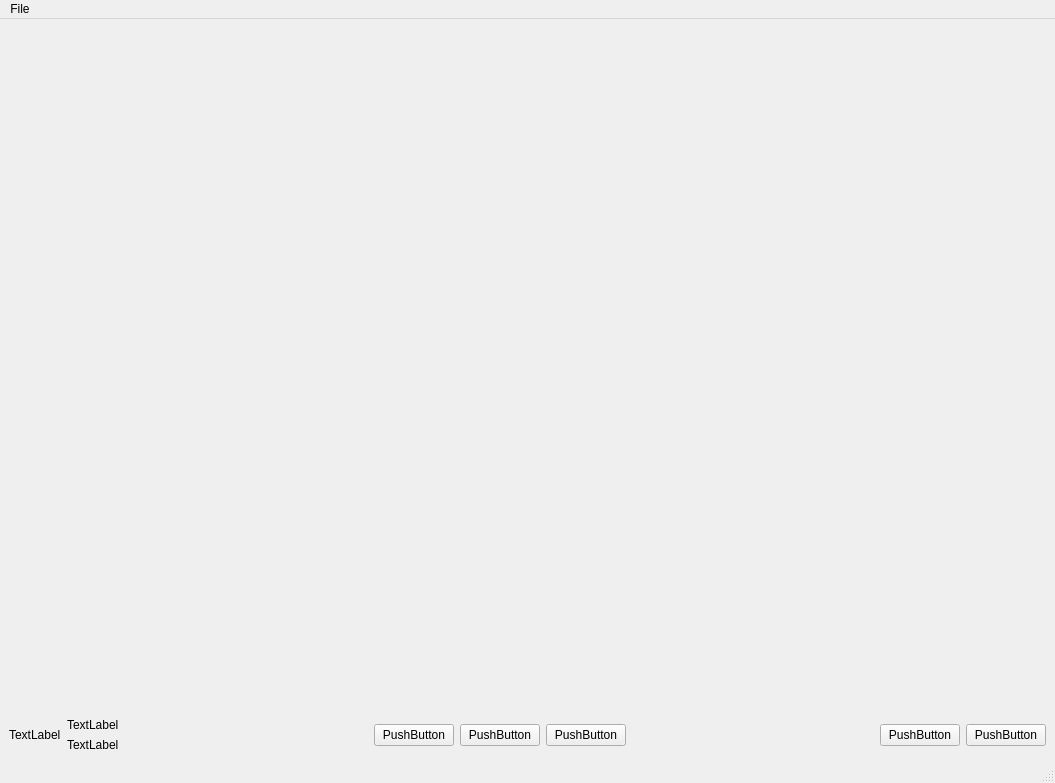
<?xml version="1.0" encoding="UTF-8"?>
<ui version="4.0">
 <class>MainWindow</class>
 <widget class="QMainWindow" name="MainWindow">
  <property name="geometry">
   <rect>
    <x>0</x>
    <y>0</y>
    <width>1055</width>
    <height>783</height>
   </rect>
  </property>
  <property name="windowTitle">
   <string>MainWindow</string>
  </property>
  <widget class="QWidget" name="centralwidget">
   <layout class="QGridLayout" name="gridLayout_2">
    <item row="0" column="0">
     <widget class="QWidget" name="player" native="true">
      <property name="sizePolicy">
       <sizepolicy hsizetype="Preferred" vsizetype="Expanding">
        <horstretch>0</horstretch>
        <verstretch>0</verstretch>
       </sizepolicy>
      </property>
     </widget>
    </item>
    <item row="1" column="0">
     <layout class="QGridLayout" name="gridLayout">
      <item row="0" column="0">
       <layout class="QHBoxLayout" name="horizontalLayout">
        <item>
         <widget class="QLabel" name="label">
          <property name="text">
           <string>TextLabel</string>
          </property>
         </widget>
        </item>
        <item>
         <layout class="QVBoxLayout" name="verticalLayout">
          <item>
           <widget class="QLabel" name="label_2">
            <property name="text">
             <string>TextLabel</string>
            </property>
           </widget>
          </item>
          <item>
           <widget class="QLabel" name="label_3">
            <property name="text">
             <string>TextLabel</string>
            </property>
           </widget>
          </item>
         </layout>
        </item>
        <item>
         <spacer name="horizontalSpacer">
          <property name="orientation">
           <enum>Qt::Orientation::Horizontal</enum>
          </property>
          <property name="sizeHint" stdset="0">
           <size>
            <width>40</width>
            <height>20</height>
           </size>
          </property>
         </spacer>
        </item>
        <item>
         <layout class="QHBoxLayout" name="horizontalLayout_2">
          <item>
           <widget class="QPushButton" name="pushButton_2">
            <property name="text">
             <string>PushButton</string>
            </property>
           </widget>
          </item>
          <item>
           <widget class="QPushButton" name="pushButton">
            <property name="text">
             <string>PushButton</string>
            </property>
           </widget>
          </item>
          <item>
           <widget class="QPushButton" name="pushButton_3">
            <property name="text">
             <string>PushButton</string>
            </property>
           </widget>
          </item>
         </layout>
        </item>
        <item>
         <spacer name="horizontalSpacer_2">
          <property name="orientation">
           <enum>Qt::Orientation::Horizontal</enum>
          </property>
          <property name="sizeHint" stdset="0">
           <size>
            <width>40</width>
            <height>20</height>
           </size>
          </property>
         </spacer>
        </item>
        <item>
         <layout class="QHBoxLayout" name="horizontalLayout_3"/>
        </item>
        <item>
         <widget class="QPushButton" name="pushButton_5">
          <property name="text">
           <string>PushButton</string>
          </property>
         </widget>
        </item>
        <item>
         <widget class="QPushButton" name="pushButton_4">
          <property name="text">
           <string>PushButton</string>
          </property>
         </widget>
        </item>
       </layout>
      </item>
     </layout>
    </item>
   </layout>
  </widget>
  <widget class="QMenuBar" name="menubar">
   <property name="geometry">
    <rect>
     <x>0</x>
     <y>0</y>
     <width>1055</width>
     <height>21</height>
    </rect>
   </property>
   <widget class="QMenu" name="menuFile">
    <property name="title">
     <string>File</string>
    </property>
    <addaction name="actionConnect_to_server"/>
   </widget>
   <addaction name="menuFile"/>
  </widget>
  <widget class="QStatusBar" name="statusbar"/>
  <action name="actionConnect_to_server">
   <property name="text">
    <string>Connect to server</string>
   </property>
  </action>
 </widget>
 <resources/>
 <connections/>
</ui>
